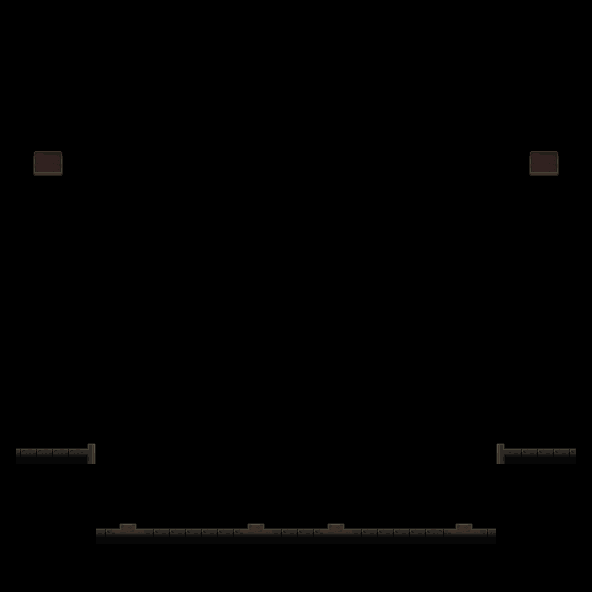

A level layout from a 2D game, rendered from its tile map. Below: a short description, then the map file with tile-grid data replaced by summaries:
An orthogonal 37x37 tile map with 16x16 px tiles, 1 tile layer (walls).

<map version="1.10" tiledversion="1.10.0" orientation="orthogonal" renderorder="right-down" width="37" height="37" tilewidth="16" tileheight="16" infinite="0" nextlayerid="13" nextobjectid="73">
 <tileset firstgid="1" name="mainlevbuild" tilewidth="16" tileheight="16" tilecount="2560" columns="64">
  <image source="../Images/Map/MainlevBuild.png" width="1024" height="640" />
 </tileset>
 <layer id="3" name="walls" width="37" height="37">
  <data>[1369 cells, 53 non-empty, 16 distinct tile ids]</data>
 </layer>
</map>
